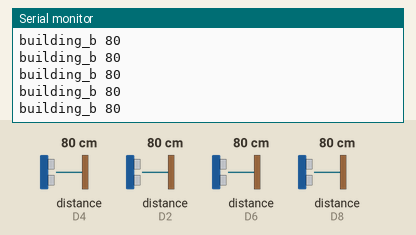
Bench run of a sketch on a simulated ESP8266 (NodeMCU). Shown: the last lines printed to the serial monitor. Wiring (inferred from the names in the program): 4 × ultrasonic range finder: trigger D3, echo D4 / trigger D1, echo D2 / trigger D7, echo D8 / trigger D5, echo D6. The test bench sets the inputs (shaded band); at power-on: distance to the obstacle (sensors on D4, D2, D6, D8) 80 cm. The echo pulse lasts 58.3 µs per cm; WiFi joins after 1.5 s; servers stay silent unless stated.

Above: at 2.7 s.
2.8 s: distance to the obstacle (sensor on D4) set to 2 cm
At 3.05 s:
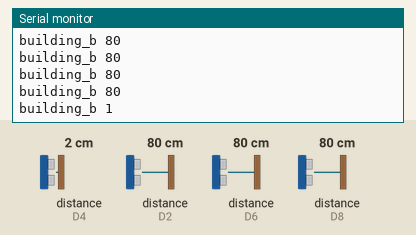
4.3 s: distance to the obstacle (sensor on D2) set to 4 cm
At 4.46 s:
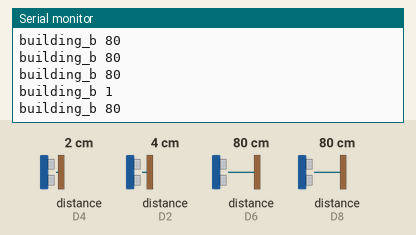
5.8 s: distance to the obstacle (sensor on D6) set to 9 cm
At 5.85 s:
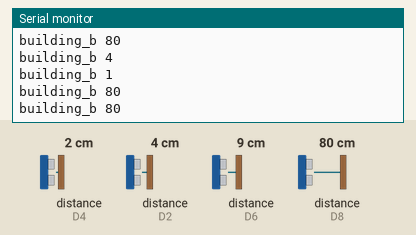
7.3 s: distance to the obstacle (sensor on D8) set to 18 cm
At 7.39 s:
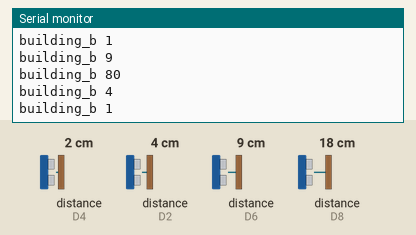
8.8 s: distance to the obstacle (sensor on D4) set to 35 cm
At 8.92 s:
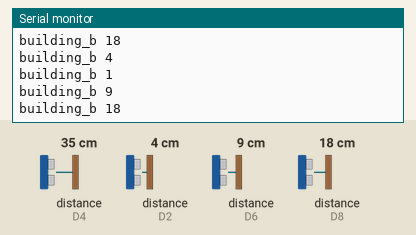
10.3 s: distance to the obstacle (sensor on D2) set to 60 cm
At 10.31 s:
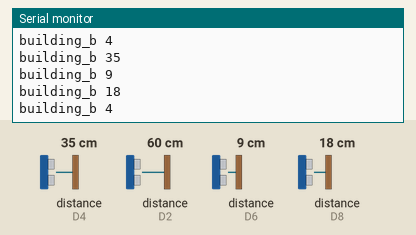
Timing chart, 0 to 12.8 s (numbered marks = the images above; inputs shaded):
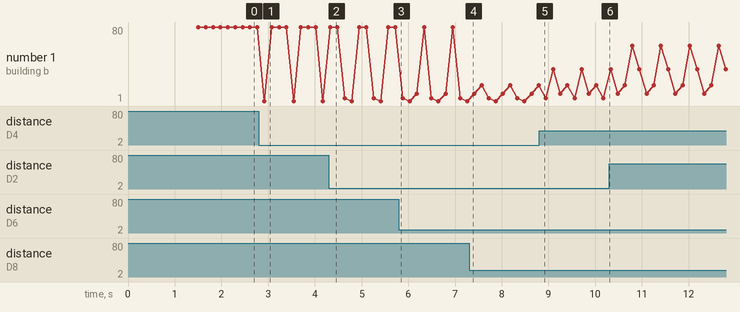

The sketch:

arduino.ino
```cpp
#include <ESP8266WiFi.h>
#include <FirebaseArduino.h>

// Config Firebase
#define FIREBASE_HOST "parkingdb-215c7.firebaseapp.com"
#define FIREBASE_AUTH "ePLbewj6DeaW8QTXBe4AmbzYAYi4T5rYALtljnm8"

// Config connect WiFi
#define WIFI_SSID "iot"
#define WIFI_PASSWORD "C0mputinG"

//int i = 0;

int trigPin1=D1;
int echoPin1=D2;
int trigPin2=D3;
int echoPin2=D4;
int trigPin3=D5;
int echoPin3=D6;
int trigPin4=D7;
int echoPin4=D8;;
long duration1,distance1,duration2,distance2,duration3,distance3,duration4,distance4;

void setup() {
  Serial.begin(115200);

  pinMode(trigPin1, OUTPUT);
  pinMode(echoPin1, INPUT);
  pinMode(trigPin2, OUTPUT);
  pinMode(echoPin2, INPUT);
  pinMode(trigPin3, OUTPUT);
  pinMode(echoPin3, INPUT);
  pinMode(trigPin4, OUTPUT);
  pinMode(echoPin4, INPUT);

  WiFi.mode(WIFI_STA);
  // connect to wifi.
  WiFi.begin(WIFI_SSID, WIFI_PASSWORD);
  Serial.print("connecting");

  while (WiFi.status() != WL_CONNECTED) {
    Serial.print(".");
    delay(500);
  }
  Serial.println();
  Serial.print("connected: ");
  Serial.println(WiFi.localIP());

  Firebase.begin(FIREBASE_HOST, FIREBASE_AUTH);
}

void loop() {
  digitalWrite(trigPin1, LOW);  // Added this line
  delayMicroseconds(2); // Added this line
  digitalWrite(trigPin1, HIGH);
  delayMicroseconds(10); // Added this line
  digitalWrite(trigPin1, LOW);
  duration1 = pulseIn(echoPin1, HIGH);
  distance1 = (duration1/2) / 29.1;
   /*if (distance1 >= 500 || distance1 <= 0){
    Serial.println("Out of range 1");
  }*/
  if (distance1 < 7) {
    Serial.print("building_b ");
    Serial.println(distance1);
    Firebase.setString("building_b/b01", "False");
    if (Firebase.failed()) {
      Serial.print("set building_b/b01 failed: ");
      Serial.println(Firebase.error());
      return;
    }
  } else {
    Serial.print("building_b ");
    Serial.println(distance1);
    Firebase.setString("building_b/b01", "True");
    if (Firebase.failed()) {
      Serial.print("set building_b/b01 failed: ");
      Serial.println(Firebase.error());
      return;
    }
  }
  delay(2);

  digitalWrite(trigPin2, LOW);  // Added this line
  delayMicroseconds(2); // Added this line
  digitalWrite(trigPin2, HIGH);
  delayMicroseconds(10); // Added this line
  digitalWrite(trigPin2, LOW);
  duration2 = pulseIn(echoPin2, HIGH);
  distance2= (duration2/2) / 29.1;
   /*if (distance2 >= 500 || distance2 <= 0){
    Serial.println("Out of range 2");
  }*/
   if (distance2 < 7) {
    Serial.print("building_b ");
    Serial.println(distance2);
    Firebase.setString("building_b/b02", "False");
    if (Firebase.failed()) {
      Serial.print("set building_b/b02 failed: ");
      Serial.println(Firebase.error());
      return;}
  } else {
    Serial.print("building_b ");
    Serial.println(distance2);
    Firebase.setString("building_b/b02", "True");
    if (Firebase.failed()) {
      Serial.print("set building_b/b02 failed: ");
      Serial.println(Firebase.error());
      return;}
  }
  delay(2);


  digitalWrite(trigPin3, LOW);  // Added this line
  delayMicroseconds(2); // Added this line
  digitalWrite(trigPin3, HIGH);
  delayMicroseconds(10); // Added this line
  digitalWrite(trigPin3, LOW);
  duration3 = pulseIn(echoPin3, HIGH);
  distance3= (duration3/2) / 29.1;
  /* if (distance3 >= 500 || distance3 <= 0){
    Serial.println("Out of range3");
  }*/
   if (distance3 < 7) {
    Serial.print("building_b ");
    Serial.println(distance3);
    Firebase.setString("building_b/b03", "False");
    if (Firebase.failed()) {
      Serial.print("set building_b/b03 failed: ");
      Serial.println(Firebase.error());
      return;}
  } else {
    Serial.print("building_b ");
    Serial.println(distance3);
    Firebase.setString("building_b/b03", "True");
    if (Firebase.failed()) {
      Serial.print("set building_b/b03 failed: ");
      Serial.println(Firebase.error());
      return;}
  }
  delay(2);

  digitalWrite(trigPin4, LOW);  // Added this line
  delayMicroseconds(2); // Added this line
  digitalWrite(trigPin4, HIGH);
  delayMicroseconds(10); // Added this line
  digitalWrite(trigPin4, LOW);
  duration4 = pulseIn(echoPin4, HIGH);
  distance4= (duration4/2) / 29.1;
   /*if (distance4 >= 500 || distance4 <= 0){
    Serial.println("Out of range4");
  }*/
   if (distance4 < 7) {
    Serial.print("building_b ");
    Serial.println(distance4);
    Firebase.setString("building_b/b04", "False");
    if (Firebase.failed()) {
      Serial.print("set building_b/b04 failed: ");
      Serial.println(Firebase.error());
      return;}
  } else {
    Serial.print("building_b ");
    Serial.println(distance4);
    Firebase.setString("building_b/b04", "True");
    if (Firebase.failed()) {
      Serial.print("set building_b/b04 failed: ");
      Serial.println(Firebase.error());
      return;}
   }
  delay(2);
  /*
  Serial.print("building_b");
  Serial.println("parking: ");
  Serial.print("a01: ");
  Serial.println(Firebase.getString("building_b/parking/b01"));
  Serial.print("a02: ");
  Serial.println(Firebase.getString("building_b/parking/b02"));
  Serial.print("a03: ");
  Serial.println(Firebase.getString("building_b/parking/b03"));
  Serial.print("a04: ");
  Serial.println(Firebase.getString("building_b/parking/b04"));
  //Serial.print("Available: ");
 // Serial.println(Firebase.getBool("building_b/available"));*/
 // Serial.println("----------");


}
```

Measured:
- after the input at 2.8 s, the serial monitor: prints a new line after 0.12 s (image 1)
- plotted number 1: 80 → 1 after the input at 2.8 s, 1 → 18 after the input at 7.3 s
